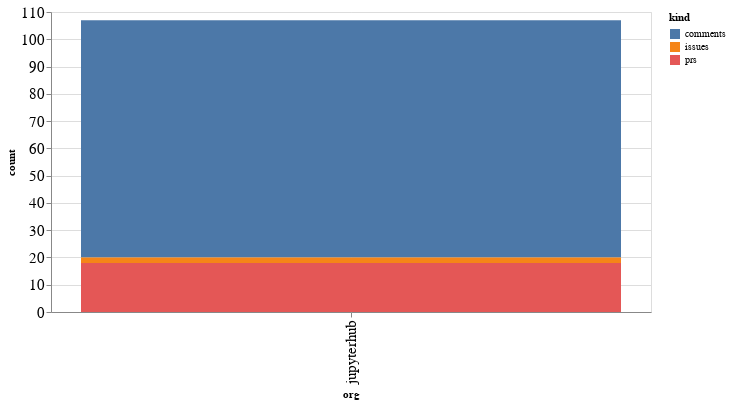

Source (notebook cell):
### Code cell
alt.Chart(org_summaries, width=600).mark_bar().encode(
    x='org',
    y='count',
    color='kind',
    tooltip="org"
)

### Figure 1 — Vega-Lite specification as saved in the notebook (floating-point values rounded to 4 significant figures)
{"config": {"axisLeft": {"labelFontSize": 15}, "axisBottom": {"labelFontSize": 15}}, "data": {"name": "data-316226b896104087ea56955c0012480f"}, "mark": "bar", "encoding": {"color": {"type": "nominal", "field": "kind"}, "tooltip": {"type": "nominal", "field": "org"}, "x": {"type": "nominal", "field": "org"}, "y": {"type": "quantitative", "field": "count"}}, "width": 600, "$schema": "https://vega.github.io/schema/vega-lite/v4.8.1.json", "datasets": {"data-316226b896104087ea56955c0012480f": [{"org": "jupyterhub", "kind": "comments", "count": 87}, {"org": "jupyterhub", "kind": "issues", "count": 2}, {"org": "jupyterhub", "kind": "prs", "count": 18}]}}
